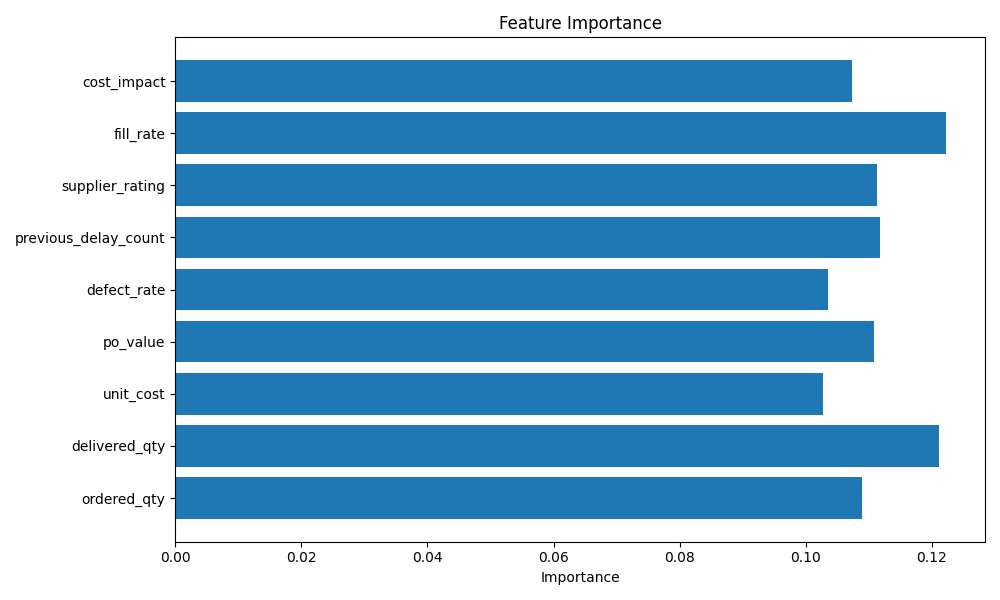

Write the Python code that produced this figure.
import pandas as pd
from xgboost import XGBClassifier
import matplotlib.pyplot as plt

df = pd.read_csv("data/procurement_data_cleaned.csv")

features = [
    "ordered_qty",
    "delivered_qty",
    "unit_cost",
    "po_value",
    "defect_rate",
    "previous_delay_count",
    "supplier_rating",
    "fill_rate",
    "cost_impact"
]

X = df[features]
y = df["delivery_risk"]

scale_pos_weight = (y == 0).sum() / (y == 1).sum()

model = XGBClassifier(
    scale_pos_weight=scale_pos_weight,
    n_estimators=200,
    max_depth=5,
    learning_rate=0.1,
    random_state=42,
    eval_metric="logloss"
)

model.fit(X, y)

importance = model.feature_importances_

for i, col in enumerate(features):
    print(f"{col}: {importance[i]}")

plt.figure(figsize=(10, 6))
plt.barh(features, importance)
plt.xlabel("Importance")
plt.title("Feature Importance")
plt.tight_layout()
plt.savefig("outputs/feature_importance.png")
plt.show()
